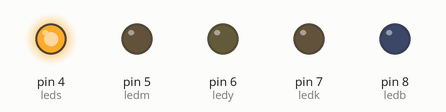
Simulated run of this sketch. Board: Arduino Uno, built with avr-gcc and run on an emulated ATmega328P. On the bench: output pins drawn as LEDs (lit = HIGH).

Above: at 0.03 s.
At 0.41 s:
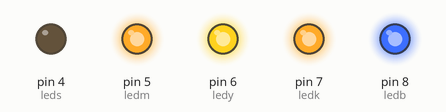
At 0.86 s:
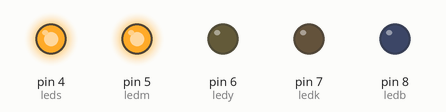
At 1.46 s:
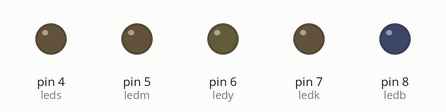
At 2.06 s:
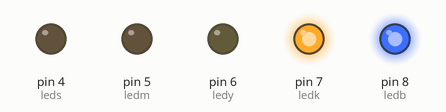
At 2.88 s:
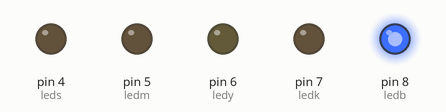
Timing chart, 0 to 3.2 s (numbered marks = the images above):
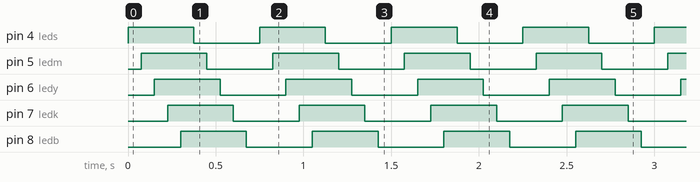

Measured:
- by itself, pin 4 (leds), pin 5 (ledm), pin 6 (ledy), pin 7 (ledk), pin 8 (ledb): alternates HIGH for 0.38 s and LOW for 0.38 s
- by itself, everything shown: repeats every 0.75 s, in 10 steps

The sketch:

Karasimsek_V1_.ino
```cpp
int leds = 4,ledm = 5, ledy = 6, ledk = 7, ledb = 8;
void setup() {
  pinMode(leds,OUTPUT);
  pinMode(ledm,OUTPUT);
  pinMode(ledy,OUTPUT);
  pinMode(ledk,OUTPUT);
  pinMode(ledb,OUTPUT);

}

void loop() {
  for(int i=4;i<=8;i++)
  {
  digitalWrite(i,HIGH);
  delay(75);
  }
  for(int i = 4;i<=8;i++)
  {
  digitalWrite(i,LOW);
  delay(75);
  }
}
```
